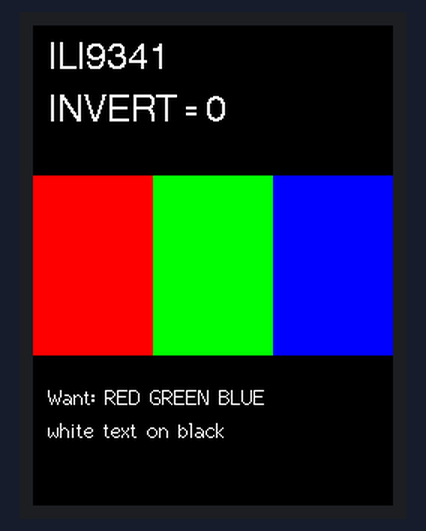
This sketch was run on a simulated ESP32. On the bench: 240×320 colour display.

Above: at 0.3 s.
At 5.6 s:
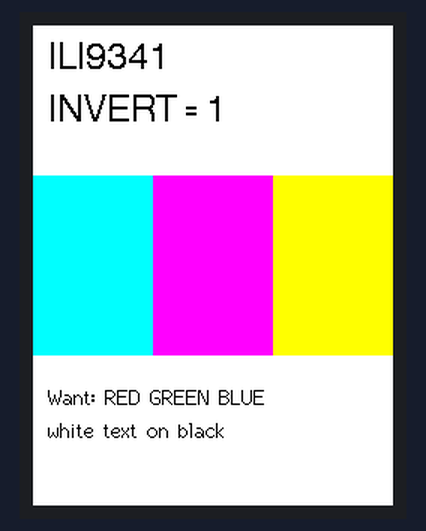
At 10.9 s:
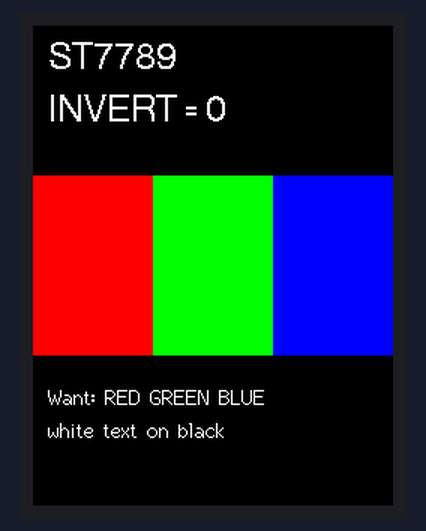
At 16.1 s:
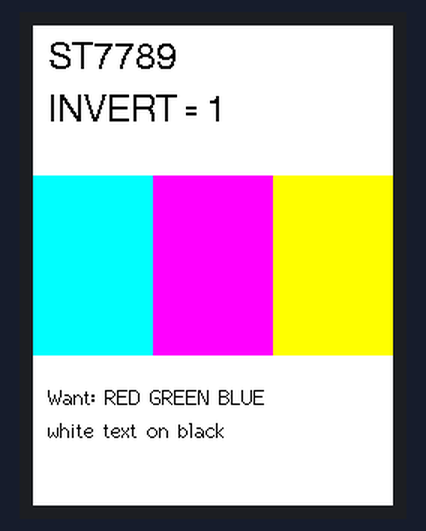

Measured:
- by itself, everything shown: repeats every 21.1 s, in 4 steps
- what the display in image 1 shows lasts 5.3 s, from 5.5 s to 10.8 s

The sketch:

display_test.ino
```cpp
// Display check for the ESP32-2432S028 (CYD).  Flash this FIRST if the main
// firmware shows a white screen, wrong colours or negative colours.
// It cycles through 4 settings every 5 seconds and writes the settings on screen.
// Note which one shows: RED, GREEN, BLUE bars in that order, white text on black.
// Then put the same values into ipod_player/config.h (PANEL_ST7789 / PANEL_INVERT).
#define LGFX_USE_V1
#include <LovyanGFX.hpp>

class LGFX : public lgfx::LGFX_Device {
public:
  lgfx::Bus_SPI bus;
  lgfx::Light_PWM light;
  lgfx::Panel_ILI9341 pA;
  lgfx::Panel_ST7789  pB;
  LGFX() {
    auto c = bus.config();
    c.spi_host = HSPI_HOST; c.spi_mode = 0; c.freq_write = 40000000; c.freq_read = 16000000;
    c.use_lock = true; c.dma_channel = SPI_DMA_CH_AUTO;
    c.pin_sclk = 14; c.pin_mosi = 13; c.pin_miso = 12; c.pin_dc = 2;
    bus.config(c);
    auto lc = light.config(); lc.pin_bl = 21; lc.freq = 12000; lc.pwm_channel = 7; light.config(lc);
    setupPanel(pA); setupPanel(pB);
    pA.setBus(&bus); pB.setBus(&bus);
    pA.setLight(&light); pB.setLight(&light);
    setPanel(&pA);
  }
  template <class P> void setupPanel(P& p) {
    auto c = p.config();
    c.pin_cs = 15; c.pin_rst = -1; c.panel_width = 240; c.panel_height = 320;
    c.readable = false; c.invert = false; c.rgb_order = false; c.bus_shared = false;
    p.config(c);
  }
  void useST7789(bool v) { setPanel(v ? (lgfx::Panel_Device*)&pB : (lgfx::Panel_Device*)&pA); }
};

static LGFX tft;
static int step = 0;

void show(bool st, bool inv) {
  tft.useST7789(st);
  tft.init();
  tft.setRotation(0);
  tft.setBrightness(200);
  tft.invertDisplay(inv);
  tft.fillScreen(TFT_BLACK);
  tft.fillRect(0, 100, 80, 120, TFT_RED);
  tft.fillRect(80, 100, 80, 120, TFT_GREEN);
  tft.fillRect(160, 100, 80, 120, TFT_BLUE);
  tft.setTextColor(TFT_WHITE, TFT_BLACK);
  tft.setFont(&fonts::Font4);
  tft.drawString(st ? "ST7789" : "ILI9341", 10, 10);
  tft.drawString(inv ? "INVERT = 1" : "INVERT = 0", 10, 45);
  tft.setFont(&fonts::Font2);
  tft.drawString("Want: RED GREEN BLUE", 10, 240);
  tft.drawString("white text on black", 10, 262);
}

void setup() {}

void loop() {
  bool st = (step & 2), inv = (step & 1);
  show(st, inv);
  step = (step + 1) & 3;
  delay(5000);
}
```
